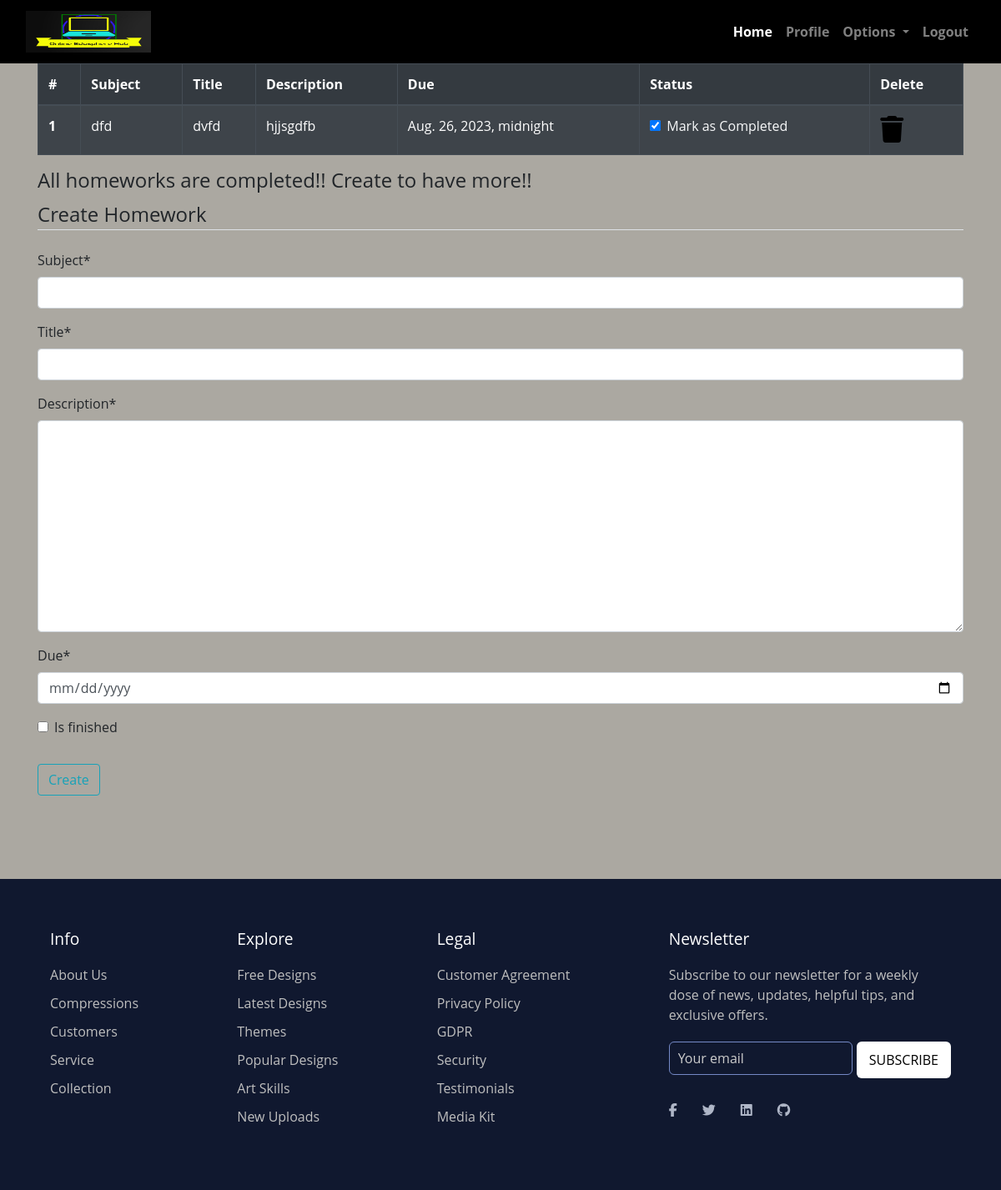
The page /homework (signed in) on the database its author committed.
### dashboard/models.py (models this page shows, shortened)
class Homework(models.Model):
    user = models.ForeignKey(User, on_delete=models.CASCADE)
    subject = models.CharField(max_length=50)
    title = models.CharField(max_length=100)
    description = models.TextField()
    due = models.DateTimeField()
    is_finished = models.BooleanField(default=False)

### dashboard/views.py (the view)
# urls.py: path('homework', views.homework, name= 'homework'),
@login_required(login_url = 'login')
def homework(request):
    if request.method == 'POST':
        form = HomeworkForm(request.POST)
        if form.is_valid():
            try:
                finished = request.POST['is_finished']
                if finished == 'on':
                    finished = True
                else:
                    finished = False
            except:
                finished = False
            homework = Homework(
                user = request.user,
                subject = request.POST['subject'],
                title = request.POST['title'],
                description = request.POST['description'],
                due = request.POST['due'],
                is_finished = finished
            )
            homework.save()
            messages.success(request, f'Homework added form {request.user.username}!!')
        return redirect('homework')
    else:
        form = HomeworkForm()
    homeworks =  Homework.objects.filter()
    if len(homeworks) == 0:
        homework_done = True
    else:
        homework_done = False
    context = {'homework' : homeworks, 'homework_done' : homework_done, "form": form}
    return render(request, 'dashboard/homework.html', context)

### dashboard/forms.py
class HomeworkForm(forms.ModelForm):
    class Meta:
        model = Homework
        widgets = {'due' : DateInput()}
        fields = ['subject', 'title', 'description', 'due', 'is_finished']

### dashboard/templates/dashboard/homework.html (shortened to what this page needs)
{% extends 'dashboard/base.html' %}
{% load static %}
{% load crispy_forms_tags %}
{% block content %}
<div class="container">
    <table class="table table-striped table-bordered table-hover table-dark">
        <thead>
            <tr>
                <th scope="col">#</th>
                <th scope="col">Subject</th>
                <th scope="col">Title</th>
                <th scope="col">Description</th>
                <th scope="col">Due</th>
                <th scope="col">Status</th>
                <th scope="col">Delete</th>
            </tr>
        </thead>
        <tbody>
            {% for work in homework %}
            <tr>
                <th scope="row">{{forloop.counter}}</th>
                <td>{{work.subject}}</td>
                <td>{{work.title}}</td>
                <td>{{work.description}}</td>
                <td>{{work.due}}</td>
                <td>
                    <a href="{% url 'update_homework' work.id %}">
                        <div class="form-check">
                            {% if work.is_finished %}
                            <input class="form-check-input" type="checkbox" value="" checked id="{{work.id}}">
                            {% else %}
                            <input class="form-check-input" type="checkbox" value=""  id="{{work.id}}">
                            {% endif %}
                            <label class="form-check-label text-light" for="flexCheckDefault">
                                Mark as Completed
                            </label>
                        </div>
                    </a>
                </td>
                <td> <a href="{% url 'delete_homework' work.id %}"><i class="fa fa-trash fa-2x"></i></a></td>
            </tr>
            {% endfor %}
        </tbody>
    </table>
    <h4>All homeworks are completed!! Create to have more!!</h4>
</div>
<div class=" container">
    <form method="POST">
        <fieldset class="form-group">
            <legend class="border-bottom mb-4">Create Homework</legend>
            {{form|crispy}}
        </fieldset>
        <div class="form-group">
            <button href="" class="btn btn-outline-info" type="submit">
                Create
            </button>
        </div>
    </form>
</div>
{% endblock content %}

### static/css/main.css (style rules this page uses)
html { scroll-behavior: smooth; height: 100%; width: 100%; }
a { text-decoration: none !important; color: black; }
html, body { max-width: 100%; overflow-x: hidden; height: 100%; width: 100%; }
body { background: linear-gradient(rgba(0, 0, 0, 0.2), rgba(255, 255, 255, 0.5)); overflow-x: hidden; background-repeat: no-repeat; }
.fa { color: black; }

### static/css/custom.css (style rules this page uses)
* { margin: 0; padding: 0; box-sizing: border-box; font-family: 'Open Sans', sans-serif; }

### rows shown on the page
Homework: subject "dfd", title "dvfd", description "hjjsgdfb", due "Aug. 26, 2023, midnight"
